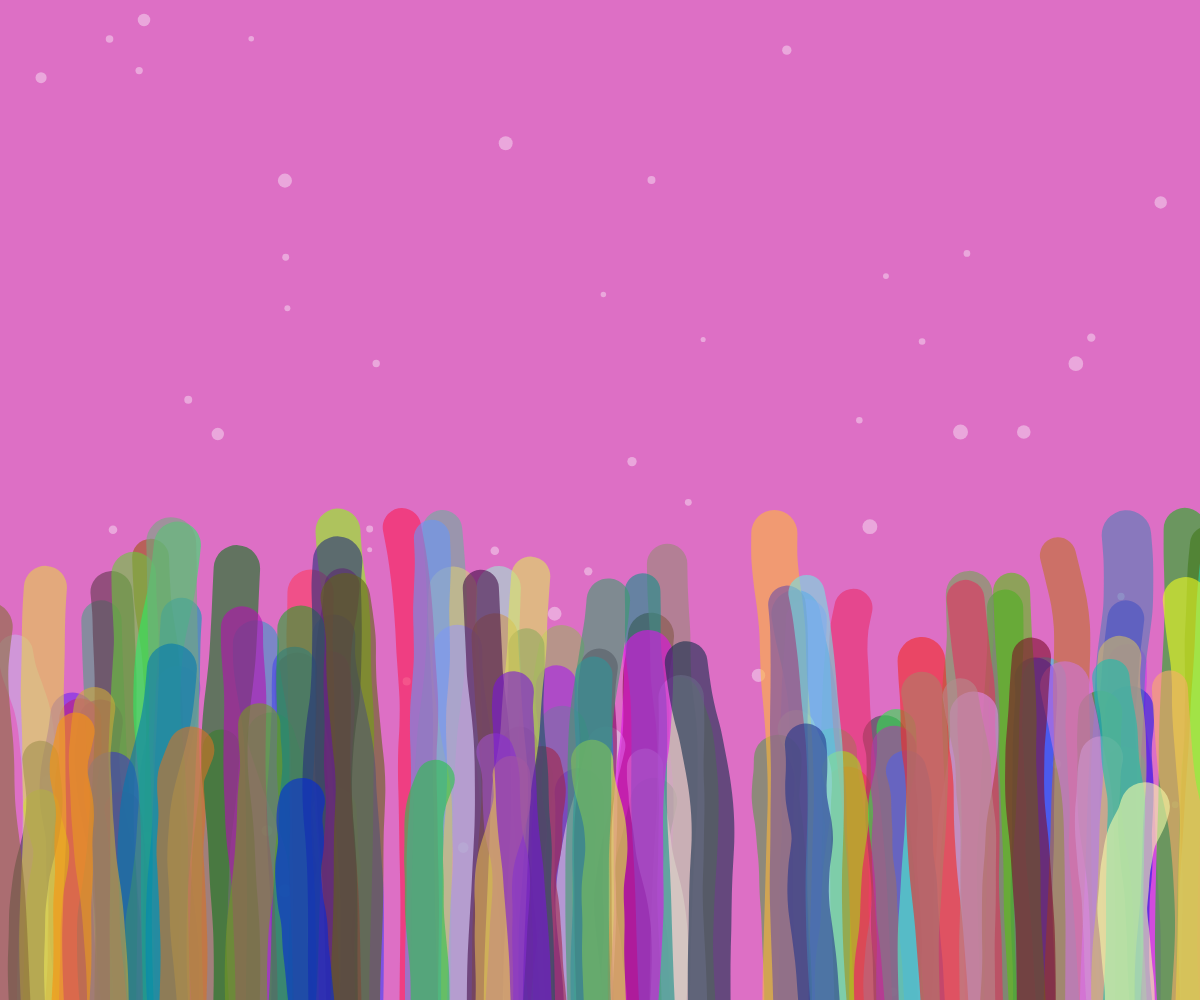
Frame 1 (no input)
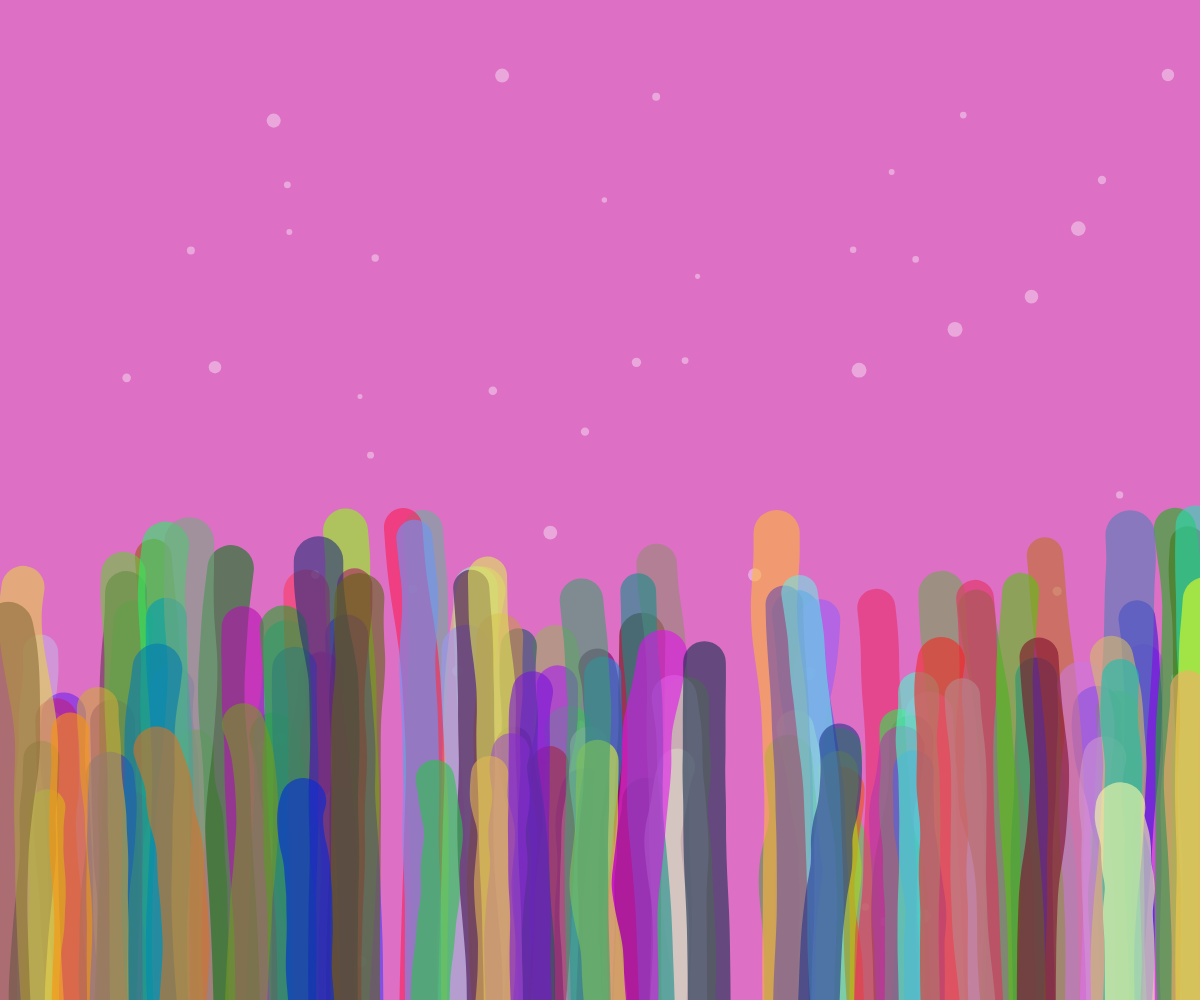
Frame 60 (no input)
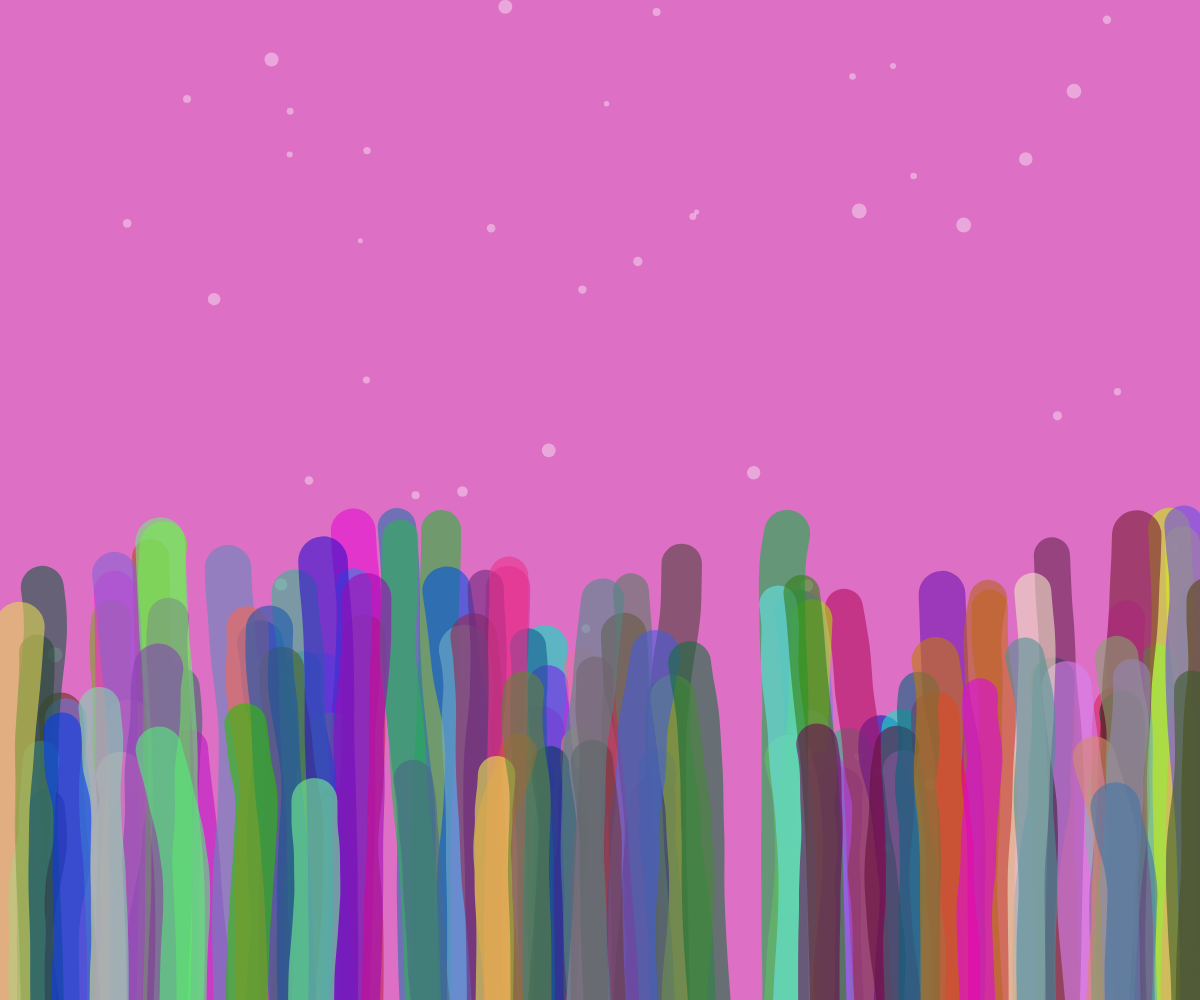
Frame 120 (the mouse pressed at the canvas centre since frame 60)

The p5.js sketch that drew these frames (run headless with seeded random() and noise() and a simulated clock; from frame 60 on, the mouse is pressed at the canvas centre):

// p5.js sketch
// ── sketch.js
let seaweeds = []; // 用來儲存所有水草的陣列
let bubbles = [];  // 用來儲存氣泡的陣列

function setup() {
  createCanvas(windowWidth, windowHeight);

  // 產生 120 條水草的隨機屬性
  for (let i = 0; i < 120; i++) {
    seaweeds.push({
      x: random(width),                     // 位置：視窗最左到最右隨機分佈
      hRatio: random(0.2, 0.5),             // 高度：視窗高度的 20% ~ 50%
      weight: random(35, 50),               // 粗細：35 ~ 50
      col: color(random(255), random(255), random(255), 150), // 顏色：隨機顏色配上 150 的透明度
      speed: random(0.005, 0.02),           // 搖晃速度：隨機不一
      offset: random(1000)                  // 噪音偏移：確保每條水草形狀不同
    });
  }

  // 產生 50 個氣泡
  for (let i = 0; i < 50; i++) {
    bubbles.push({
      x: random(width),
      y: random(height),
      size: random(5, 15),
      speed: random(1, 3)
    });
  }
}

function draw() {
  background('#dd6fc5');

  // 每 1.2 秒 (約 72 禎) 更新一次所有水草的顏色，每根顏色隨機
  if (frameCount % 72 === 0) {
    for (let s of seaweeds) {
      s.col = color(random(255), random(255), random(255), 150);
    }
  }

  // 繪製氣泡
  noStroke();
  fill(255, 100); // 半透明白色
  for (let b of bubbles) {
    circle(b.x, b.y, b.size);
    b.y -= b.speed;       // 向上飄
    b.x += random(-1, 1); // 左右輕微擺動
    if (b.y < -b.size) {  // 飄出畫面後重置到底部
      b.y = height + b.size;
      b.x = random(width);
    }
  }

  noFill();
  
  blendMode(BLEND); // 設定混合模式，讓半透明顏色自然疊加
  // 繪製每一條水草
  for (let s of seaweeds) {
    stroke(s.col);
    strokeWeight(s.weight);
    
    beginShape();
    let numPoints = 20; 
    let plantHeight = height * s.hRatio;
    let spacing = plantHeight / numPoints;

    for (let i = 0; i < numPoints; i++) {
      let y = height - (i * spacing);
      // 使用個別的 offset 和 speed 讓每條水草動態都不一樣
      let noiseVal = noise(i * 0.05 + s.offset, frameCount * s.speed);
      let x = s.x + map(noiseVal, 0, 1, -50, 50) * (i / numPoints);
      
      curveVertex(x, y);
      if (i === 0 || i === numPoints - 1) curveVertex(x, y);
    }
    endShape();
  }
}

function windowResized() {
  resizeCanvas(windowWidth, windowHeight);
}
